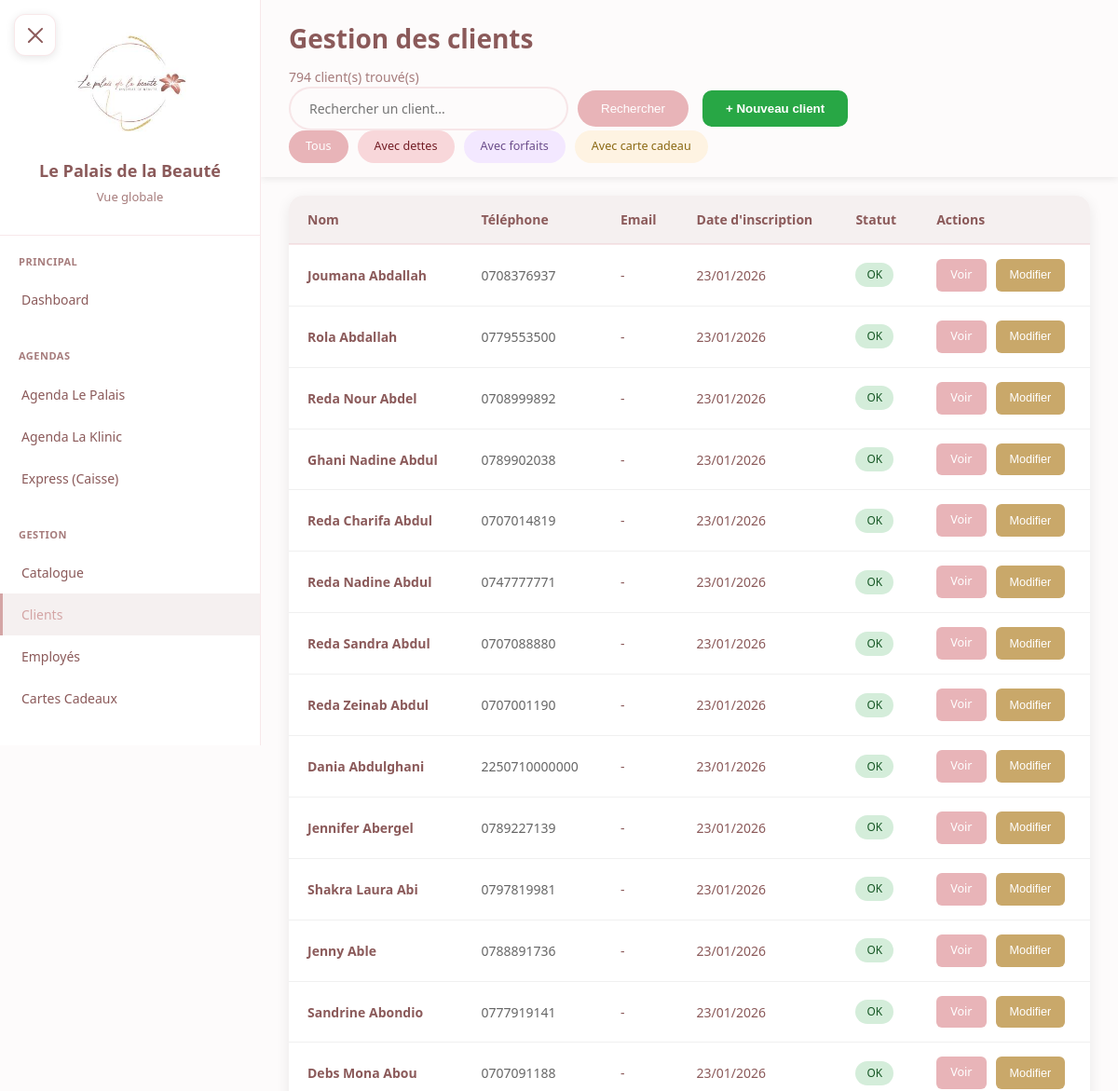
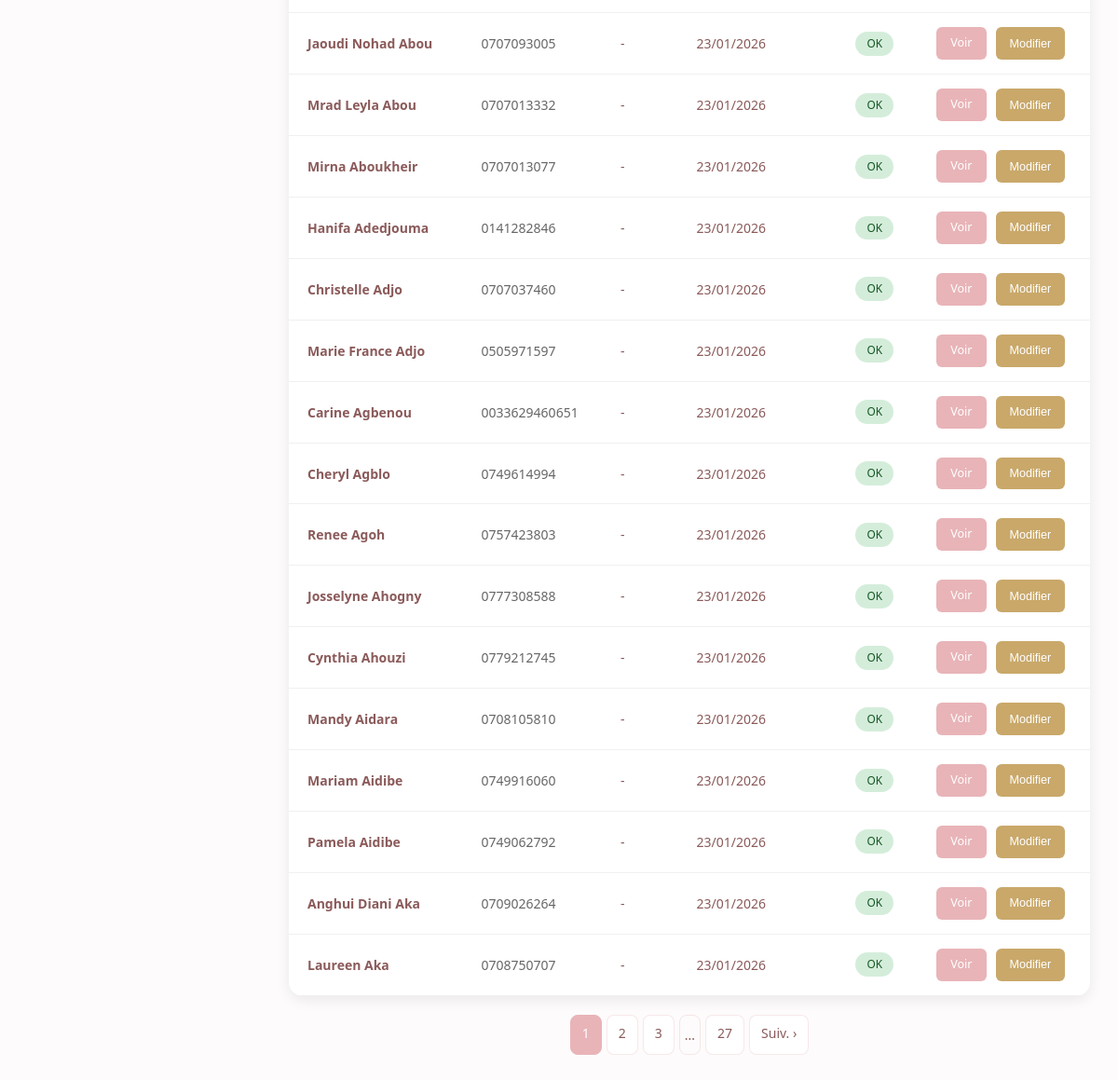
Screenshot of /clients/ (signed in) with the database file from the repository (2 pictures, top to bottom).
### core/models.py (models this page shows, shortened)
class Client(models.Model):
    SEXE_CHOICES = [
        ('F', 'Femme'),
        ('H', 'Homme'),
    ]
    nom = models.CharField(max_length=100)
    prenom = models.CharField(max_length=100)
    telephone = models.CharField(max_length=20, unique=True)
    email = models.EmailField(blank=True, null=True)
    sexe = models.CharField(max_length=1, choices=SEXE_CHOICES, default='F')
    date_creation = models.DateTimeField(auto_now_add=True)
    notes = models.TextField(blank=True, null=True)  # Notes optionnelles
    actif = models.BooleanField(default=True)
    class Meta:
        verbose_name = "Client"
        verbose_name_plural = "Clients"
        ordering = ['nom', 'prenom']
    def get_full_name(self):
        return f"{self.prenom} {self.nom}"
    @property
    def credits_non_soldes(self):
        return Credit.objects.filter(client=self, solde=False).exists()

### core/views.py (the view)
# urls.py: path('clients/', views.clients_list, name='clients_list'),
@login_required
def clients_list(request):
    search = request.GET.get('search', '')
    filtre = request.GET.get('filtre', '')
    clients = Client.objects.all()
    if search:
        clients = clients.filter(
            Q(nom__icontains=search) |
            Q(prenom__icontains=search) |
            Q(telephone__icontains=search)
        )
    if filtre == 'dettes':
        clients_avec_dettes = Credit.objects.filter(solde=False).values_list('client_id', flat=True).distinct()
        clients = clients.filter(id__in=clients_avec_dettes)
    elif filtre == 'forfaits':
        clients_avec_forfaits = ForfaitClient.objects.filter(statut='actif').values_list('client_id', flat=True).distinct()
        clients = clients.filter(id__in=clients_avec_forfaits)
    elif filtre == 'cartes':
        clients_avec_cartes = CarteCadeau.objects.filter(statut='active').values_list('beneficiaire_id', flat=True).distinct()
        clients = clients.filter(id__in=clients_avec_cartes)
    clients = clients.order_by('-actif', 'nom', 'prenom')
    paginator = Paginator(clients, 30)
    page_number = request.GET.get('page')
    page_obj = paginator.get_page(page_number)
    return render(request, 'clients/liste.html', {
        'clients': page_obj,
        'page_obj': page_obj,
        'search': search,
        'filtre': filtre,
    })

### core/models.py (called while the page is built)
    def is_patron(self):
        return self.role == 'patron'

### templates/clients/liste.html (shortened to what this page needs)
{% extends 'base.html' %}
{% block content %}
<div class="sticky-header">
    <div class="clients-header">
        <div>
            <h1 class="page-title">Gestion des clients</h1>
            <p class="page-subtitle">{{ page_obj.paginator.count }} client(s) trouvé(s)</p>
        </div>
        <div style="display: flex; gap: 15px; align-items: center; flex-wrap: wrap;">
            <form method="get" class="search-box">
                <input type="text" name="search" value="{{ search }}" placeholder="Rechercher un client...">
                <button type="submit">Rechercher</button>
            </form>
            <button class="btn-nouveau" onclick="ouvrirModalClient()">
                + Nouveau client
            </button>
        </div>
    </div>
    <div style="display: flex; gap: 10px; flex-wrap: wrap;">
        <a href="?{% if search %}search={{ search }}{% endif %}"
           style="padding: 8px 18px; border-radius: 20px; text-decoration: none; font-size: 0.9em; font-weight: 500; {% if not filtre %}background: var(--primary); color: white;{% else %}background: #f0f0f0; color: #666;{% endif %}">
            Tous
        </a>
        <a href="?filtre=dettes{% if search %}&search={{ search }}{% endif %}"
           style="padding: 8px 18px; border-radius: 20px; text-decoration: none; font-size: 0.9em; font-weight: 500; {% if filtre == 'dettes' %}background: #dc3545; color: white;{% else %}background: #f8d7da; color: #721c24;{% endif %}">
            Avec dettes
        </a>
        <a href="?filtre=forfaits{% if search %}&search={{ search }}{% endif %}"
           style="padding: 8px 18px; border-radius: 20px; text-decoration: none; font-size: 0.9em; font-weight: 500; {% if filtre == 'forfaits' %}background: #9b59b6; color: white;{% else %}background: #f3e8ff; color: #6b4d8a;{% endif %}">
            Avec forfaits
        </a>
        <a href="?filtre=cartes{% if search %}&search={{ search }}{% endif %}"
           style="padding: 8px 18px; border-radius: 20px; text-decoration: none; font-size: 0.9em; font-weight: 500; {% if filtre == 'cartes' %}background: #c9a86a; color: white;{% else %}background: #fef3e2; color: #8b6914;{% endif %}">
            Avec carte cadeau
        </a>
    </div>
</div>
<div class="clients-table-container">
    {% if clients %}
    <table class="clients-table">
        <thead>
            <tr>
                <th>Nom</th>
                <th>Téléphone</th>
                <th>Email</th>
                <th>Date d'inscription</th>
                <th>Statut</th>
                <th>Actions</th>
            </tr>
        </thead>
        <tbody>
            {% for client in clients %}
            <tr{% if not client.actif %} style="opacity: 0.5;"{% endif %}>
                <td>
                    <span class="client-name">{{ client.get_full_name }}</span>
                </td>
                <td>
                    <span class="client-phone">{{ client.telephone }}</span>
                </td>
                <td>{{ client.email|default:"-" }}</td>
                <td>{{ client.date_creation|date:"d/m/Y" }}</td>
                <td>
                    {% if not client.actif %}
                        <span class="client-badge" style="background: #6c757d; color: white;">Inactif</span>
                    {% elif client.credits_non_soldes %}
                        <span class="client-badge dette">Dette</span>
                    {% else %}
                        <span class="client-badge actif">OK</span>
                    {% endif %}
                </td>
                <td>
                    <div class="client-actions">
                        <a href="{% url 'core:client_detail' client.id %}" class="btn-action btn-voir">Voir</a>
                        {% if request.user.utilisateur.is_patron %}
                        <button class="btn-action btn-modifier" onclick="ouvrirModalClient({{ client.id }}, '{{ client.nom|escapejs }}', '{{ client.prenom|escapejs }}', '{{ client.telephone }}', '{{ client.email|default:""|escapejs }}')">Modifier</button>
                        {% endif %}
                    </div>
                </td>
            </tr>
            {% endfor %}
        </tbody>
    </table>
    {% else %}
    <div class="empty-state">
        <div class="empty-state-icon">👥</div>
        <h3>Aucun client trouvé</h3>
        <p>{% if search %}Aucun résultat pour "{{ search }}"{% else %}Commencez par ajouter votre premier client{% endif %}</p>
    </div>
    {% endif %}
</div>
{% if page_obj.paginator.num_pages > 1 %}
<div class="pagination">
    {% for num in page_obj.paginator.page_range %}
        {% if page_obj.number == num %}
        <span class="current">{{ num }}</span>
        {% elif num > page_obj.number|add:"-3" and num < page_obj.number|add:"3" %}
        <a href="?page={{ num }}{% if search %}&search={{ search }}{% endif %}{% if filtre %}&filtre={{ filtre }}{% endif %}">{{ num }}</a>
        {% elif num == 1 or num == page_obj.paginator.num_pages %}
        <a href="?page={{ num }}{% if search %}&search={{ search }}{% endif %}{% if filtre %}&filtre={{ filtre }}{% endif %}">{{ num }}</a>
        {% elif num == 2 or num == page_obj.paginator.num_pages|add:"-1" %}
        <span style="padding: 10px 5px;">...</span>
        {% endif %}
    {% endfor %}
    {% if page_obj.has_next %}
    <a href="?page={{ page_obj.next_page_number }}{% if search %}&search={{ search }}{% endif %}{% if filtre %}&filtre={{ filtre }}{% endif %}">Suiv. &#8250;</a>
    {% endif %}
</div>
{% endif %}
{% endblock %}

### static/css/style.css (style rules this page uses)
.pagination { display: flex; gap: 5px; justify-content: center; margin-top: 20px; }
.pagination a, .pagination span { padding: 8px 12px; border: 1px solid var(--border); border-radius: 8px; color: var(--text-dark); text-decoration: none; transition: all 0.3s ease; }
.pagination .current { background: var(--primary); color: white; border-color: var(--primary); }

### rows the page displays
Client: get_full_name "Joumana Abdallah", telephone "0708376937", email "-", date_creation "23/01/2026", actif "OK"
Client: get_full_name "Rola Abdallah", telephone "0779553500", email "-", date_creation "23/01/2026", actif "OK"
Client: get_full_name "Reda Nour Abdel", telephone "0708999892", email "-", date_creation "23/01/2026", actif "OK"
Client: get_full_name "Ghani Nadine Abdul", telephone "0789902038", email "-", date_creation "23/01/2026", actif "OK"
Client: get_full_name "Reda Charifa Abdul", telephone "0707014819", email "-", date_creation "23/01/2026", actif "OK"
Client: get_full_name "Reda Nadine Abdul", telephone "0747777771", email "-", date_creation "23/01/2026", actif "OK"
Client: get_full_name "Reda Sandra Abdul", telephone "0707088880", email "-", date_creation "23/01/2026", actif "OK"
Client: get_full_name "Reda Zeinab Abdul", telephone "0707001190", email "-", date_creation "23/01/2026", actif "OK"
Client: get_full_name "Dania Abdulghani", telephone "2250710000000", email "-", date_creation "23/01/2026", actif "OK"
Client: get_full_name "Jennifer Abergel", telephone "0789227139", email "-", date_creation "23/01/2026", actif "OK"
Client: get_full_name "Shakra Laura Abi", telephone "0797819981", email "-", date_creation "23/01/2026", actif "OK"
Client: get_full_name "Jenny Able", telephone "0788891736", email "-", date_creation "23/01/2026", actif "OK"
Client: get_full_name "Sandrine Abondio", telephone "0777919141", email "-", date_creation "23/01/2026", actif "OK"
Client: get_full_name "Debs Mona Abou", telephone "0707091188", email "-", date_creation "23/01/2026", actif "OK"
Client: get_full_name "Jaoudi Nohad Abou", telephone "0707093005", email "-", date_creation "23/01/2026", actif "OK"
Client: get_full_name "Mrad Leyla Abou", telephone "0707013332", email "-", date_creation "23/01/2026", actif "OK"
Client: get_full_name "Mirna Aboukheir", telephone "0707013077", email "-", date_creation "23/01/2026", actif "OK"
Client: get_full_name "Hanifa Adedjouma", telephone "0141282846", email "-", date_creation "23/01/2026", actif "OK"
Client: get_full_name "Christelle Adjo", telephone "0707037460", email "-", date_creation "23/01/2026", actif "OK"
Client: get_full_name "Marie France Adjo", telephone "0505971597", email "-", date_creation "23/01/2026", actif "OK"
Client: get_full_name "Carine Agbenou", telephone "0033629460651", email "-", date_creation "23/01/2026", actif "OK"
Client: get_full_name "Cheryl Agblo", telephone "0749614994", email "-", date_creation "23/01/2026", actif "OK"
Client: get_full_name "Renee Agoh", telephone "0757423803", email "-", date_creation "23/01/2026", actif "OK"
Client: get_full_name "Josselyne Ahogny", telephone "0777308588", email "-", date_creation "23/01/2026", actif "OK"
Client: get_full_name "Cynthia Ahouzi", telephone "0779212745", email "-", date_creation "23/01/2026", actif "OK"
Client: get_full_name "Mandy Aidara", telephone "0708105810", email "-", date_creation "23/01/2026", actif "OK"
Client: get_full_name "Mariam Aidibe", telephone "0749916060", email "-", date_creation "23/01/2026", actif "OK"
Client: get_full_name "Pamela Aidibe", telephone "0749062792", email "-", date_creation "23/01/2026", actif "OK"
Client: get_full_name "Anghui Diani Aka", telephone "0709026264", email "-", date_creation "23/01/2026", actif "OK"
Client: get_full_name "Laureen Aka", telephone "0708750707", email "-", date_creation "23/01/2026", actif "OK"

### other values shown
{{ page_obj.paginator.count }} "794"
{{ num }} "1"
{{ num }} "2" "3"
{{ num }} "27"
